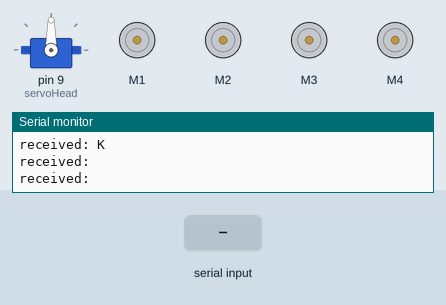
This sketch was run on a simulated Arduino Uno, built with avr-gcc and run on an emulated ATmega328P. Shown: servo, 4 × DC motor (green arrow = forward, orange = backward, longer = faster), the last lines printed to the serial monitor. Inputs (shaded band) come from the test bench. The modem accepts every AT command (registered, SIM ready, sends succeed) and sends nothing else.

Above: at 4.8 s.
4.9 s: "b" received over the second serial link
At 6.0 s:
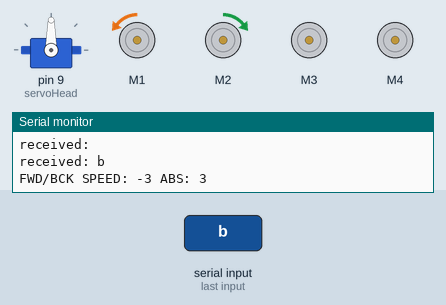
6.4 s: "30,150\n" received over the second serial link
At 7.6 s:
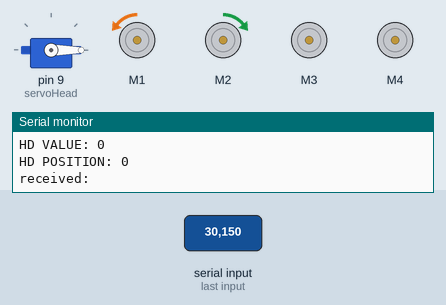
7.9 s: "L" received over the second serial link
At 8.4 s:
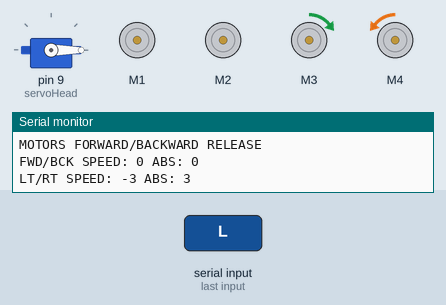
9.4 s: "l" received over the second serial link
At 10.6 s:
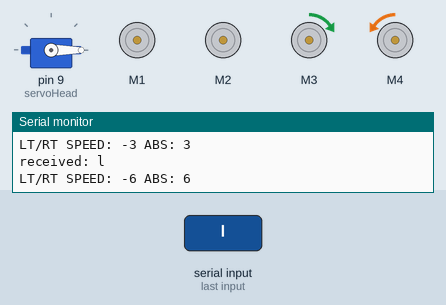
Timing chart, 0 to 11.9 s (numbered marks = the images above; inputs shaded):
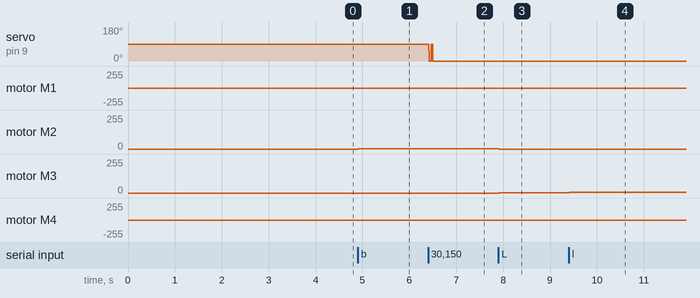

Measured:
- after the input at 4.9 s, motor M1: stopped → backward 3/255 at once; motor M2: stopped → forward 3/255 at once
- after the input at 6.4 s, servo on pin 9 (servoHead): 90° → 0° at once
- after the input at 7.9 s, motor M1: backward 3/255 → stopped at once; motor M2: forward 3/255 → stopped at once; motor M3: stopped → forward 3/255 at once; motor M4: stopped → backward 3/255 at once
- after the input at 9.4 s, motor M3: forward 3/255 → forward 6/255 at once; motor M4: backward 3/255 → backward 6/255 at once

The sketch:

BeeBeeEight.ino
```cpp
// Bluetooth shtuff

#include <SoftwareSerial.h>   //Software Serial Port

// custom constants

#define DEBUG_ENABLED  1

#define PIN_TEMP    A5

#define RxD 3
#define TxD 2

#define WALBOTS_DELAY            10
#define WALBOTS_HEAD_SERVO_RANGE 180
#define WALBOTS_HEAD_DEFAULT     (WALBOTS_HEAD_SERVO_RANGE / 2)
#define WALBOTS_HEAD_INCREMENT   (WALBOTS_HEAD_SERVO_RANGE / 10)
#define WALBOTS_INCREMENT        3
#define WALBOTS_MAX_MOTORS       4
#define WALBOTS_MAX_SPEED        128
#define WALBOTS_MIN_SPEED        -WALBOTS_MAX_SPEED

SoftwareSerial blueToothSerial(RxD,TxD);

// Motor shtuff

#include <Wire.h>
#include <Servo.h>
#include <Adafruit_MotorShield.h>
#include "utility/Adafruit_MS_PWMServoDriver.h"

// Create the motor shield object with the default I2C address
Adafruit_MotorShield AFMS = Adafruit_MotorShield();
// Or, create it with a different I2C address (say for stacking)
// Adafruit_MotorShield AFMS = Adafruit_MotorShield(0x61);

// Select which 'port' M1, M2, M3 or M4.
Adafruit_DCMotor *motor1 = AFMS.getMotor(1); //M1
Adafruit_DCMotor *motor2 = AFMS.getMotor(2); //M2
Adafruit_DCMotor *motor3 = AFMS.getMotor(3); //M3
Adafruit_DCMotor *motor4 = AFMS.getMotor(4); //M4

// Motors will be mounted to drive omniwheels directly.
// Motor shafts will run parallel to the plane of the platform, mounted underneath with brackets.
// Motor axles will be oriented outwards from the center of the platform, into the omniwheels.
// Omniwheels will be oriented perpendicular to the plane of the platform.
// Motors 1 & 2 will act as the "forward" and "back" drivers.
// Motors 3 & 4 will act as the "left" and "right" drivers.
// Each motor-pair will act in concert, with the directions for the motors in opposition (because their mount orientations are mirrored).
// Omniwheels are necessary to avoid drag in this situation.

Adafruit_DCMotor *motors_1[]       = { motor1 };
Adafruit_DCMotor *motors_2[]       = { motor2 };
Adafruit_DCMotor *motors_3[]       = { motor3 };
Adafruit_DCMotor *motors_4[]       = { motor4 };
Adafruit_DCMotor *motors_1_2[]     = { motor1, motor2 };
Adafruit_DCMotor *motors_1_3[]     = { motor1, motor3 };
Adafruit_DCMotor *motors_1_4[]     = { motor1, motor4 };
Adafruit_DCMotor *motors_2_3[]     = { motor2, motor3 };
Adafruit_DCMotor *motors_2_4[]     = { motor2, motor4 };
Adafruit_DCMotor *motors_3_4[]     = { motor3, motor4 };
Adafruit_DCMotor *motors_1_2_3_4[] = { motor1, motor2, motor3, motor4 };

Servo servoHead;

uint8_t motor_ids_1[]       = { 1 };
uint8_t motor_ids_2[]       = { 2 };
uint8_t motor_ids_3[]       = { 3 };
uint8_t motor_ids_4[]       = { 4 };
uint8_t motor_ids_1_3[]     = { 1, 3 };
uint8_t motor_ids_1_4[]     = { 1, 4 };
uint8_t motor_ids_2_3[]     = { 2, 3 };
uint8_t motor_ids_2_4[]     = { 2, 4 };
uint8_t motor_ids_1_2_3_4[] = { 1, 2, 3, 4 };

int16_t headPosition = WALBOTS_HEAD_DEFAULT;

char lastRecvChar = 0;

int16_t forwardBackwardSpeed = 0;
int16_t leftRightSpeed = 0;

int16_t lastForwardBackwardSpeed = 0;
int16_t lastLeftRightSpeed = 0;

uint8_t absolute_value (int16_t in)
{
  int16_t out = in;
  uint8_t result;

  if (in < 0)
  {
    out = -in;
  }

  if (out < 0)
  {
    Serial.print("BOGUS ABSOLUTE VALUE: ");
    Serial.println(out);
  }

  if (out > WALBOTS_MAX_SPEED)
  {
    Serial.print("SPEED OUT OF BOUNDS: ");
    Serial.println(out);
  }

  result = (uint8_t) out;

  return result;
}

void printMotorIds (uint8_t motorIds[], uint8_t numMotors)
{
  uint8_t i;

  for (i = 0; i < numMotors; i++)
  {
    Serial.print(" ");
    Serial.print(motorIds[i]);
  }
}

void directMotors (Adafruit_DCMotor *someMotors[], uint8_t numMotors, uint8_t d)
{
  uint8_t i;

  for (i = 0; i < numMotors; i++)
  {
    someMotors[i]->run(d);
  }
}

void directMotorsBackward ()
{
  directMotors(motors_1, 1, BACKWARD);
  directMotors(motors_2, 1, FORWARD);
}

void directMotorsForward ()
{
  directMotors(motors_1, 1, FORWARD);
  directMotors(motors_2, 1, BACKWARD);
}

void directMotorsLeft ()
{
  directMotors(motors_3, 1, FORWARD);
  directMotors(motors_4, 1, BACKWARD);
}

void directMotorsRight ()
{
  directMotors(motors_3, 1, BACKWARD);
  directMotors(motors_4, 1, FORWARD);
}

void releaseMotorsForwardBackward ()
{
  if (lastForwardBackwardSpeed != forwardBackwardSpeed)
  {
    Serial.println("MOTORS FORWARD/BACKWARD RELEASE");
  }

  directMotors(motors_1_2, 2, RELEASE);
}

void releaseMotorsLeftRight ()
{
  if (lastLeftRightSpeed != leftRightSpeed)
  {
    Serial.println("MOTORS LEFT/RIGHT RELEASE");
  }

  directMotors(motors_3_4, 2, RELEASE);
}

void directMotors ()
{
  if (forwardBackwardSpeed > 0)
  {
    directMotorsForward();
  }
  else if (forwardBackwardSpeed < 0)
  {
    directMotorsBackward();
  }
  else
  {
    releaseMotorsForwardBackward();
  }

  if (leftRightSpeed > 0)
  {
    directMotorsRight();
  }
  else if (leftRightSpeed < 0)
  {
    directMotorsLeft();
  }
  else
  {
    releaseMotorsLeftRight();
  }
}

void releaseMotors ()
{
  Serial.println("MOTORS ALL RELEASE");
  printMotorIds(motor_ids_1_2_3_4, 4);
  directMotors(motors_1_2_3_4, 4, RELEASE);
}

void speedMotors (Adafruit_DCMotor *someMotors[], uint8_t numMotors, uint8_t s)
{
  uint8_t i;

  for (i = 0; i < numMotors; i++)
  {
    someMotors[i]->setSpeed(s);
  }
}

void speedMotors ()
{
  uint8_t forwardBackwardSpeed_absolute = absolute_value(forwardBackwardSpeed);
  uint8_t leftRightSpeed_absolute = absolute_value(leftRightSpeed);

  if (lastForwardBackwardSpeed != forwardBackwardSpeed)
  {
    lastForwardBackwardSpeed = forwardBackwardSpeed;

    Serial.print("FWD/BCK SPEED: ");
    Serial.print(forwardBackwardSpeed);
    Serial.print(" ABS: ");
    Serial.println(forwardBackwardSpeed_absolute);
  }

  speedMotors(motors_1_2, 2, forwardBackwardSpeed_absolute);

  if (lastLeftRightSpeed != leftRightSpeed)
  {
    lastLeftRightSpeed = leftRightSpeed;

    Serial.print("LT/RT SPEED: ");
    Serial.print(leftRightSpeed);
    Serial.print(" ABS: ");
    Serial.println(leftRightSpeed_absolute);
  }

  speedMotors(motors_3_4, 2, leftRightSpeed_absolute);
}

int16_t increaseSpeed (int16_t someSpeed)
{
  int16_t result = someSpeed + WALBOTS_INCREMENT;

  if (result > WALBOTS_MAX_SPEED)
  {
    result = WALBOTS_MAX_SPEED;
  }

  return result;
}

int16_t decreaseSpeed (int16_t someSpeed)
{
  int16_t result = someSpeed - WALBOTS_INCREMENT;

  if (result < WALBOTS_MIN_SPEED)
  {
    result = WALBOTS_MIN_SPEED;
  }

  return result;
}

int16_t stillSpeed (int16_t someSpeed)
{
  int16_t result = someSpeed;

  if (result < 0)
  {
    result = increaseSpeed(result);
  }
  else if (result > 0)
  {
    result = decreaseSpeed(result);
  }
  else
  {
    result = 0;
  }

  return result;
}

void changeSpeed (char input)
{
  switch (input) {
    case 'S':
    case 's':
      // STAY
      forwardBackwardSpeed = stillSpeed(forwardBackwardSpeed);
      leftRightSpeed = stillSpeed(leftRightSpeed);
      break;
    case 'F':
    case 'f':
      // FORWARD
      forwardBackwardSpeed = increaseSpeed(forwardBackwardSpeed);
      leftRightSpeed = stillSpeed(leftRightSpeed);
      break;
    case 'B':
    case 'b':
      // BACKWARD
      forwardBackwardSpeed = decreaseSpeed(forwardBackwardSpeed);
      leftRightSpeed = stillSpeed(leftRightSpeed);
      break;
    case 'L':
    case 'l':
      // LEFT
      forwardBackwardSpeed = stillSpeed(forwardBackwardSpeed);
      leftRightSpeed = decreaseSpeed(leftRightSpeed);
      break;
    case 'R':
    case 'r':
      // RIGHT
      forwardBackwardSpeed = stillSpeed(forwardBackwardSpeed);
      leftRightSpeed = increaseSpeed(leftRightSpeed);
      break;
    case 'G':
    case 'g':
      // LEFT FORWARD
      forwardBackwardSpeed = increaseSpeed(forwardBackwardSpeed);
      leftRightSpeed = decreaseSpeed(leftRightSpeed);
      break;
    case 'I':
    case 'i':
      // RIGHT FORWARD
      forwardBackwardSpeed = increaseSpeed(forwardBackwardSpeed);
      leftRightSpeed = increaseSpeed(leftRightSpeed);
      break;
    case 'H':
    case 'h':
      // LEFT BACKWARD
      forwardBackwardSpeed = decreaseSpeed(forwardBackwardSpeed);
      leftRightSpeed = decreaseSpeed(leftRightSpeed);
      break;
    case 'J':
    case 'j':
      // RIGHT BACKWARD
      forwardBackwardSpeed = decreaseSpeed(forwardBackwardSpeed);
      leftRightSpeed = increaseSpeed(leftRightSpeed);
      break;
    default:
      Serial.print("NO SUCH DRIVE INPUT: ");
      Serial.println(input);
      break;
  }
}

void driveMotors (char input)
{
  changeSpeed(input);
  directMotors();
  speedMotors();
}

void cycleMotors (Adafruit_DCMotor *someMotors[], uint8_t numMotors)
{
  uint8_t s;

  for (s = 0; s < WALBOTS_MAX_SPEED; s += WALBOTS_INCREMENT)
  {
    speedMotors(someMotors, numMotors, s);
    delay(WALBOTS_DELAY);
  }

  for (s = WALBOTS_MAX_SPEED; s > 0; s -= WALBOTS_INCREMENT)
  {
    speedMotors(someMotors, numMotors, s);
    delay(WALBOTS_DELAY);
  }
}

void testMotors (Adafruit_DCMotor *someMotors[], uint8_t numMotors, uint8_t motorIds[])
{
  uint8_t i;

  Serial.print("tick");
  printMotorIds(motorIds, numMotors);
  Serial.println("");
  directMotors(someMotors, numMotors, FORWARD);
  cycleMotors(someMotors, numMotors);

  Serial.print("tock");
  printMotorIds(motorIds, numMotors);
  Serial.println("");
  directMotors(someMotors, numMotors, BACKWARD);
  cycleMotors(someMotors, numMotors);

  Serial.print("tech");
  printMotorIds(motorIds, numMotors);
  Serial.println("");
  directMotors(someMotors, numMotors, RELEASE);

  delay(WALBOTS_DELAY);
}

void turnHead (char recvChar)
{
  char charToUse = recvChar;
  uint8_t charValue;

  if (charToUse == 'q')
  {
    charToUse = '0';
  }

  charValue = charToUse - 48;

  Serial.print("HD VALUE: ");
  Serial.println(charValue);

  Serial.print("HD POSITION: ");
  Serial.println(charValue * WALBOTS_HEAD_INCREMENT);

  servoHead.write(charValue * WALBOTS_HEAD_INCREMENT);
}

int getTemp ()
{
  int a = analogRead(PIN_TEMP);
  int B=3975;
  float resistance = (float)(1023-a)*10000/a;
  float temperature = temperature=1/(log(resistance/10000)/B+1/298.15)-273.15;

  return (int)temperature;
}

void setupBlueToothConnection ()
{
  blueToothSerial.begin(9600);

  blueToothSerial.print("AT\r\n");
  delay(400);

  blueToothSerial.print("AT+DEFAULT\r\n");          // Restore all setup value to factory setup
  delay(2000);

  blueToothSerial.print("AT+NAMESeeedBTSlave\r\n"); // set the bluetooth name as "SeeedBTSlave" ,the length of bluetooth name must less than 12 characters.
  delay(400);

  blueToothSerial.print("AT+PIN0000\r\n");          // set the pair code to connect
  delay(400);

  blueToothSerial.print("AT+AUTH1\r\n");            //
  delay(400);

  blueToothSerial.flush();
}

// lifecycle shtuff

void setup ()
{
  Serial.begin(250000);
  pinMode(RxD, INPUT);
  pinMode(TxD, OUTPUT);

  Serial.println("BeeBeeEight");
  Serial.println("setting up bluetooth");
  setupBlueToothConnection();
  Serial.println("done setting up bluetooth");

  // The Servo_1 and Servo_2 ports on the Adafruit MotorShield are just pins 9 and 10, respectively,
  // from the main Arduino board wired through to two different 3-pin ports (1 control pin, and +/- power pins).

  servoHead.attach(9);    // Servo_1
  servoHead.write(WALBOTS_HEAD_DEFAULT);

  AFMS.begin();       // create with the default frequency 1.6KHz
  //AFMS.begin(1000); // OR with a different frequency, say 1KHz
}

void loop ()
{
  char recvChar;

  while (1)
  {
    if (blueToothSerial.available())
    {
      // Check if there's any data sent from the remote bluetooth shield.

      recvChar = blueToothSerial.read();

      // Log what we got.

      if (lastRecvChar != recvChar)
      {
        Serial.print("received: ");
        Serial.println(recvChar);
        blueToothSerial.print("received: ");
        blueToothSerial.println(recvChar);
      }

      lastRecvChar = recvChar;

      // Process what we got.

      switch (recvChar)
      {
        case 'S': // STAY
        case 's':
        case 'F': // FORWARD
        case 'f':
        case 'B': // BACKWARD
        case 'b':
        case 'L': // LEFT
        case 'l':
        case 'R': // RIGHT
        case 'r':
        case 'G': // LEFT FORWARD
        case 'g':
        case 'I': // RIGHT FORWARD
        case 'i':
        case 'H': // LEFT BACKWARD
        case 'h':
        case 'J': // RIGHT BACKWARD
        case 'j':
          driveMotors(recvChar);
          break;

        case '0': // slider values
        case '1':
        case '2':
        case '3':
        case '4':
        case '5':
        case '6':
        case '7':
        case '8':
        case '9':
        case 'q':
          turnHead(recvChar);
          break;

        default:
          //Serial.print("UNHANDLED INPUT: ");
          //Serial.println(recvChar);
          break;
      }

//      if (recvChar == 't' || recvChar == 'T')
//      {
//          blueToothSerial.print("temperature: ");
//          blueToothSerial.println(getTemp());
//      }
    }
//    if (Serial.available())
//    {
//      // Check if there's any data sent from the local serial terminal.
//      // You can add the other applications here.
//      recvChar = Serial.read();
//      blueToothSerial.print(recvChar);
//    }
  }
}
```
